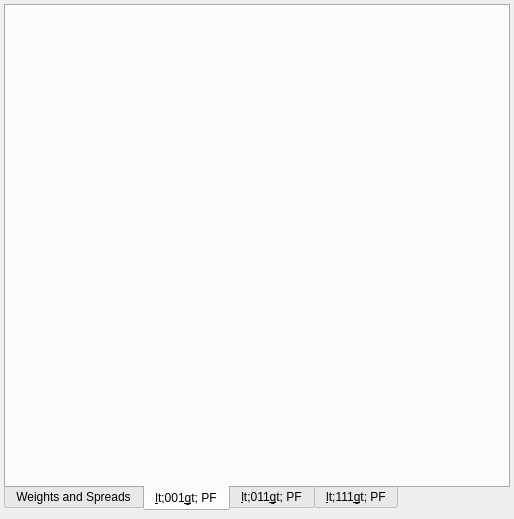
<?xml version="1.0" encoding="UTF-8"?>
<ui version="4.0">
 <class>SGAxisODFWidget</class>
 <widget class="QWidget" name="SGAxisODFWidget">
  <property name="geometry">
   <rect>
    <x>0</x>
    <y>0</y>
    <width>514</width>
    <height>519</height>
   </rect>
  </property>
  <property name="windowTitle">
   <string>Form</string>
  </property>
  <layout class="QVBoxLayout" name="verticalLayout_2">
   <property name="spacing">
    <number>6</number>
   </property>
   <property name="leftMargin">
    <number>4</number>
   </property>
   <property name="topMargin">
    <number>4</number>
   </property>
   <property name="rightMargin">
    <number>4</number>
   </property>
   <property name="bottomMargin">
    <number>8</number>
   </property>
   <item>
    <widget class="QTabWidget" name="tabWidget">
     <property name="autoFillBackground">
      <bool>false</bool>
     </property>
     <property name="tabPosition">
      <enum>QTabWidget::South</enum>
     </property>
     <property name="currentIndex">
      <number>1</number>
     </property>
     <widget class="QWidget" name="weightsSpreadsTab">
      <attribute name="title">
       <string>Weights and Spreads</string>
      </attribute>
      <layout class="QGridLayout" name="gridLayout">
       <property name="margin">
        <number>4</number>
       </property>
       <item row="0" column="0">
        <widget class="QTableView" name="m_ODFTableView">
         <property name="sizePolicy">
          <sizepolicy hsizetype="Minimum" vsizetype="Expanding">
           <horstretch>0</horstretch>
           <verstretch>0</verstretch>
          </sizepolicy>
         </property>
         <property name="minimumSize">
          <size>
           <width>300</width>
           <height>100</height>
          </size>
         </property>
        </widget>
       </item>
       <item row="1" column="0">
        <layout class="QHBoxLayout" name="horizontalLayout_4" stretch="0,0,0,0">
         <property name="sizeConstraint">
          <enum>QLayout::SetMinAndMaxSize</enum>
         </property>
         <item>
          <widget class="QToolButton" name="addODFTextureBtn">
           <property name="text">
            <string>+</string>
           </property>
          </widget>
         </item>
         <item>
          <widget class="QToolButton" name="deleteODFTextureBtn">
           <property name="text">
            <string>-</string>
           </property>
          </widget>
         </item>
         <item>
          <widget class="QLabel" name="label_2">
           <property name="sizePolicy">
            <sizepolicy hsizetype="Preferred" vsizetype="Preferred">
             <horstretch>0</horstretch>
             <verstretch>0</verstretch>
            </sizepolicy>
           </property>
           <property name="text">
            <string>By default if no custom rows are entered then a completely random ODF will be generated. Adding rows to this table results in those texture values being integrated into the random ODF data.</string>
           </property>
           <property name="scaledContents">
            <bool>false</bool>
           </property>
           <property name="wordWrap">
            <bool>true</bool>
           </property>
          </widget>
         </item>
         <item>
          <widget class="QPushButton" name="m_CalculateODFBtn">
           <property name="sizePolicy">
            <sizepolicy hsizetype="Maximum" vsizetype="Fixed">
             <horstretch>0</horstretch>
             <verstretch>0</verstretch>
            </sizepolicy>
           </property>
           <property name="text">
            <string>Calculate ODF</string>
           </property>
          </widget>
         </item>
        </layout>
       </item>
      </layout>
     </widget>
     <widget class="QWidget" name="plot1Tab">
      <attribute name="title">
       <string>&lt;001&gt; PF</string>
      </attribute>
      <layout class="QVBoxLayout" name="verticalLayout_3">
       <item>
        <widget class="QwtPlot" name="m_ODF_001Plot">
         <property name="sizePolicy">
          <sizepolicy hsizetype="Fixed" vsizetype="Fixed">
           <horstretch>0</horstretch>
           <verstretch>0</verstretch>
          </sizepolicy>
         </property>
         <property name="minimumSize">
          <size>
           <width>450</width>
           <height>450</height>
          </size>
         </property>
         <property name="sizeIncrement">
          <size>
           <width>1</width>
           <height>1</height>
          </size>
         </property>
         <property name="frameShape">
          <enum>QFrame::NoFrame</enum>
         </property>
         <property name="frameShadow">
          <enum>QFrame::Plain</enum>
         </property>
         <property name="lineWidth">
          <number>0</number>
         </property>
        </widget>
       </item>
      </layout>
     </widget>
     <widget class="QWidget" name="plot2Tab">
      <attribute name="title">
       <string>&lt;011&gt; PF</string>
      </attribute>
      <layout class="QVBoxLayout" name="verticalLayout_4">
       <item>
        <widget class="QwtPlot" name="m_ODF_011Plot">
         <property name="sizePolicy">
          <sizepolicy hsizetype="Fixed" vsizetype="Fixed">
           <horstretch>0</horstretch>
           <verstretch>0</verstretch>
          </sizepolicy>
         </property>
         <property name="minimumSize">
          <size>
           <width>450</width>
           <height>450</height>
          </size>
         </property>
         <property name="maximumSize">
          <size>
           <width>450</width>
           <height>450</height>
          </size>
         </property>
         <property name="sizeIncrement">
          <size>
           <width>1</width>
           <height>1</height>
          </size>
         </property>
         <property name="frameShape">
          <enum>QFrame::NoFrame</enum>
         </property>
         <property name="lineWidth">
          <number>0</number>
         </property>
        </widget>
       </item>
      </layout>
     </widget>
     <widget class="QWidget" name="plot3Tab">
      <attribute name="title">
       <string>&lt;111&gt; PF</string>
      </attribute>
      <layout class="QVBoxLayout" name="verticalLayout">
       <item>
        <widget class="QwtPlot" name="m_ODF_111Plot">
         <property name="sizePolicy">
          <sizepolicy hsizetype="Fixed" vsizetype="Fixed">
           <horstretch>0</horstretch>
           <verstretch>0</verstretch>
          </sizepolicy>
         </property>
         <property name="minimumSize">
          <size>
           <width>450</width>
           <height>450</height>
          </size>
         </property>
         <property name="sizeIncrement">
          <size>
           <width>1</width>
           <height>1</height>
          </size>
         </property>
         <property name="frameShape">
          <enum>QFrame::NoFrame</enum>
         </property>
         <property name="lineWidth">
          <number>0</number>
         </property>
        </widget>
       </item>
      </layout>
     </widget>
    </widget>
   </item>
  </layout>
 </widget>
 <customwidgets>
  <customwidget>
   <class>QwtPlot</class>
   <extends>QFrame</extends>
   <header>qwt_plot.h</header>
   <container>1</container>
  </customwidget>
 </customwidgets>
 <resources/>
 <connections/>
</ui>
